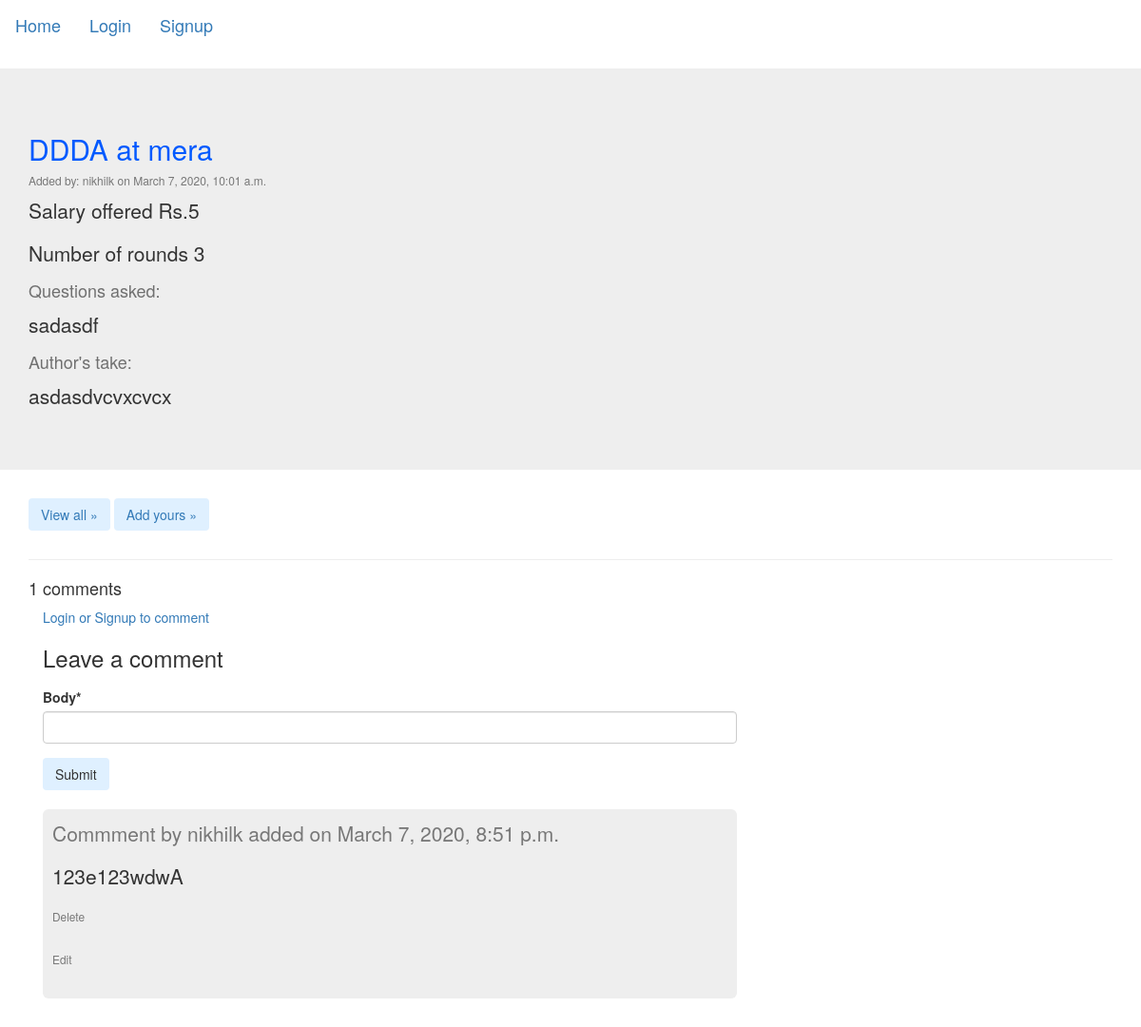
Page /allResponses/response/1/ on the committed database.
### responseForum/models.py (models this page shows, shortened)
class InterviewResponse(models.Model):
    company = models.ForeignKey(Company,on_delete=models.CASCADE)
    profile = models.CharField(max_length=200)
    name = models.ForeignKey(User,on_delete=models.CASCADE)
    rounds = models.IntegerField(blank=True, null=True)
    questions = models.CharField(max_length=1000000)
    review = models.CharField(max_length=1000000)
    offer = models.IntegerField(blank=True, null=True)
    rating = models.IntegerField(blank=True, null=True)
    timestamp = models.DateTimeField(default=timezone.now)
    likes=models.IntegerField(default=0)

class Company(models.Model):
    name = models.CharField(max_length=50)
    def __str__(self):
        return str(self.name)

class Comment(models.Model):
    response = models.ForeignKey(InterviewResponse, on_delete=models.CASCADE, related_name='comments')
    body = models.CharField(max_length=100)
    created_on = models.DateTimeField(auto_now_add=True)
    active = models.BooleanField(default=True)
    username = models.ForeignKey(User, on_delete=models.CASCADE)
    class Meta:
        ordering = ['created_on']

### responseForum/views.py (the view, shortened to what this page needs)
# urls.py: path('allResponses/response/<int:response_id>/', views.viewResponse, name='view_response'),
def viewResponse(request, response_id):
    response = get_object_or_404(InterviewResponse, id=response_id)
    comments = response.comments.filter(active=True)
    comment_form = CommentForm()
    new_comment = None
    new_reply = None
    return render(request, 'responseForum/response.html', {'response': response, 'comments': comments,'new_comment':new_comment, 'comment_form':comment_form})

### responseForum/forms.py
class CommentForm(ModelForm):
    class Meta:
        model = Comment
        fields = ('body', )

### responseForum/templates/responseForum/response.html (shortened to what this page needs)
{% block content%}
{% load crispy_forms_tags  %}
<!DOCTYPE html>
<html lang="en">
<head>
    <link rel="stylesheet" href="https://maxcdn.bootstrapcdn.com/bootstrap/3.4.1/css/bootstrap.min.css">
</head>
<body>
  <nav class="navbar navbar-expand-md navbar-dark fixed-top bg-dark">
    {% if not user.is_authenticated %}
    <a class="navbar-brand" href=" {% url 'index'  %} ">Home</a>
    <a class="navbar-brand" href=" {% url 'login'  %}">Login</a>
    <a class="navbar-brand" href=" {% url 'register'  %}">Signup</a>
    {% else %}
    <a class="navbar-brand" href=" {% url 'index'  %} ">Home</a>
    <a class="navbar-brand">Logged in as <strong>{{ user.get_username }}</strong> </a>
    <a class="navbar-brand" href=" {% url 'logout'  %} ">Logout</a>
    <a class="navbar-brand" href=" {% url 'login'  %} ">Login as someone else</a>
    {% endif %}
  </nav>
  <main role="main">
    <div class="jumbotron">
      <div class="container">
        <h2 class="display-3" style="color:rgb(0, 89, 255)"> {{response.profile}} at {{response.company}} </h2>
        <h6 class="text-muted"> Added by: {{response.name}} on {{response.timestamp}} </h6>
        <p> Salary offered Rs.{{response.offer}} </p>
        <p> Number of rounds {{response.rounds}} </p>
        <h4 class="text-weight-bold" style="color:rgb(112, 112, 112)"> Questions asked:</h4>
        <p> {{response.questions}} </p>
        <h4 class="text-weight-bold" style="color:rgb(112, 112, 112)"> Author's take: </h4>
        <p> {{response.review}} </p>
      </div>
    </div>
    <div class="container">
      <div class="row">
        <div class="col-md-4" style="display:inline-flexbox">
          <p><a class="btn btn-outline-primary" style="background-color: rgb(223, 240, 255);" href=" {% url 'all_responses' %} " role="button">View all &raquo;</a>
          <a class="btn btn-outline-primary" style="background-color: rgb(223, 240, 255);" href=" {% url 'new_response' %} " role="button">Add yours &raquo;</a></p>
        </div>
      </div>
      <hr>
      {% if comments.count > 0 %}
              <h4>{{ comments.count }} comments</h4>
      {% else %}
              <h4>Be the first one to comment</h4>
        {% endif %}
      <div class="col-md-8 card mb-4  mt-3 ">
        <div class="card-body">
          {% if not user.is_authenticated %}
            <a href="{% url 'login' %}">Login or Signup to comment</a>
          {% endif %}
          {% if new_comment %}
          <div class="alert alert-success" role="alert">
            Your comment has been recorded
          </div>
          {% else %}
          <h3>Leave a comment</h3>
          <form method="post" style="margin-top: 1.3em;">
            {{ comment_form|crispy }}
            <button type="submit" class="btn btn-outline-primary" style="background-color: rgb(223, 240, 255);" type="button" name="button">Submit</button>
          </form>
          {% endif %}
          <br>
              {% for comment in comments %}
              <div class="jumbotron" style="padding: 10px;">
                <p><span class="text-muted">Commment by
                <span class="font-weight-bold">
                  {{ comment.username }}
                  <span class="font-weight-normal">
                    added on {{ comment.created_on }}
                  </span>
                  </span>
                </p>
                {{ comment.body | linebreaks }}
                <div class="col">
                  <a href="{% url 'delete_comment' comment.id %}" style="vertical-align: middle;">
                  <small class="text-muted">Delete</small><br><br></a>
                </div>
                <div class="col">
                  <a href="{% url 'update_comment' comment.id %}" style="vertical-align: middle;" >
                  <small class="text-muted">Edit</small><br><br></a>
                </div>
              </div>
              {% endfor %}
            </div>
          </div>
        </div>
  </main>
</body>
</html>
{% endblock %}

### rows in the picture
InterviewResponse: profile "DDDA", company "mera", name "nikhilk", timestamp "March 7, 2020, 10:01 a.m.", offer "5", rounds "3", questions "sadasdf", review "asdasdvcvxcvcx"
Comment: username "nikhilk", created_on "March 7, 2020, 8:51 p.m.", body "123e123wdwA"

### other values in the picture
{{ comments.count }} "1"
